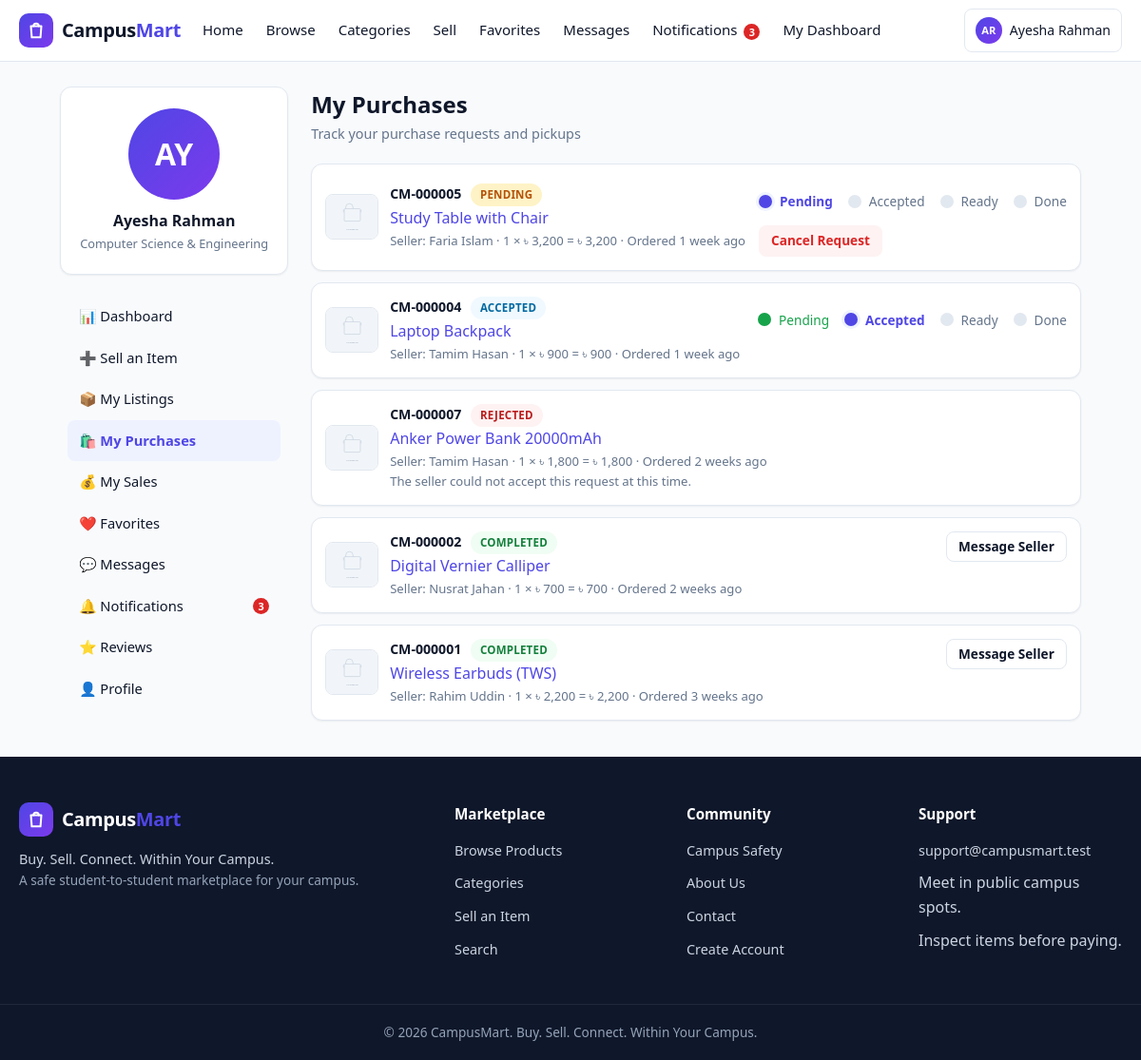
/user/purchases.php (signed in), run on the app's committed database.
### tables this page shows
CREATE TABLE users (
  id INT UNSIGNED NOT NULL AUTO_INCREMENT,
  full_name VARCHAR(100) NOT NULL,
  student_id VARCHAR(30) NOT NULL,
  email VARCHAR(150) NOT NULL,
  phone VARCHAR(20) DEFAULT NULL,
  password_hash VARCHAR(255) NOT NULL,
  department VARCHAR(100) DEFAULT NULL,
  batch VARCHAR(30) DEFAULT NULL,
  hall VARCHAR(100) DEFAULT NULL,
  profile_image VARCHAR(255) DEFAULT NULL,
  role ENUM('student','admin') NOT NULL DEFAULT 'student',
  status ENUM('active','suspended') NOT NULL DEFAULT 'active',
  is_verified TINYINT(1) NOT NULL DEFAULT 0,
  created_at DATETIME NOT NULL DEFAULT CURRENT_TIMESTAMP,
  updated_at DATETIME NOT NULL DEFAULT CURRENT_TIMESTAMP ON UPDATE CURRENT_TIMESTAMP,
  PRIMARY KEY (id),
  UNIQUE KEY uq_users_student_id (student_id),
  UNIQUE KEY uq_users_email (email),
  KEY idx_users_status (status),
  KEY idx_users_role (role)
);

CREATE TABLE orders (
  id INT UNSIGNED NOT NULL AUTO_INCREMENT,
  order_code VARCHAR(20) NOT NULL,
  buyer_id INT UNSIGNED NOT NULL,
  seller_id INT UNSIGNED NOT NULL,
  product_id INT UNSIGNED NOT NULL,
  quantity INT UNSIGNED NOT NULL DEFAULT 1,
  unit_price DECIMAL(10,2) NOT NULL,
  total_amount DECIMAL(10,2) NOT NULL,
  payment_method ENUM('cash','direct') NOT NULL DEFAULT 'cash',
  payment_status ENUM('pending','paid') NOT NULL DEFAULT 'pending',
  status ENUM('pending','accepted','ready','completed','rejected','cancelled') NOT NULL DEFAULT 'pending',
  pickup_location VARCHAR(200) DEFAULT NULL,
  pickup_time VARCHAR(150) DEFAULT NULL,
  status_history TEXT,
  created_at DATETIME NOT NULL DEFAULT CURRENT_TIMESTAMP,
  updated_at DATETIME NOT NULL DEFAULT CURRENT_TIMESTAMP ON UPDATE CURRENT_TIMESTAMP,
  completed_at DATETIME DEFAULT NULL,
  cancelled_at DATETIME DEFAULT NULL,
  PRIMARY KEY (id),
  UNIQUE KEY uq_orders_code (order_code),
  KEY idx_orders_buyer (buyer_id),
  KEY idx_orders_seller (seller_id),
  KEY idx_orders_product (product_id),
  KEY idx_orders_status (status),
  CONSTRAINT fk_orders_buyer FOREIGN KEY (buyer_id) REFERENCES users(id) ON DELETE RESTRICT,
  CONSTRAINT fk_orders_seller FOREIGN KEY (seller_id) REFERENCES users(id) ON DELETE RESTRICT,
  CONSTRAINT fk_orders_product FOREIGN KEY (product_id) REFERENCES products(id) ON DELETE RESTRICT,
  CONSTRAINT chk_orders_quantity CHECK (quantity > 0),
  CONSTRAINT chk_orders_total CHECK (total_amount >= 0)
);

CREATE TABLE products (
  id INT UNSIGNED NOT NULL AUTO_INCREMENT,
  seller_id INT UNSIGNED NOT NULL,
  category_id INT UNSIGNED NOT NULL,
  title VARCHAR(200) NOT NULL,
  description TEXT NOT NULL,
  price DECIMAL(10,2) NOT NULL,
  condition_label ENUM('New','Like New','Good','Fair','Used') NOT NULL DEFAULT 'Good',
  quantity INT UNSIGNED NOT NULL DEFAULT 1,
  location VARCHAR(150) NOT NULL,
  contact_preference ENUM('In-app message','Phone','Both') NOT NULL DEFAULT 'In-app message',
  status ENUM('draft','pending','approved','active','reserved','sold','expired','rejected','removed') NOT NULL DEFAULT 'pending',
  reject_reason VARCHAR(500) DEFAULT NULL,
  views INT UNSIGNED NOT NULL DEFAULT 0,
  expires_at DATETIME NOT NULL,
  created_at DATETIME NOT NULL DEFAULT CURRENT_TIMESTAMP,
  updated_at DATETIME NOT NULL DEFAULT CURRENT_TIMESTAMP ON UPDATE CURRENT_TIMESTAMP,
  PRIMARY KEY (id),
  KEY idx_products_seller (seller_id),
  KEY idx_products_category (category_id),
  KEY idx_products_status (status),
  KEY idx_products_created (created_at),
  KEY idx_products_price (price),
  KEY idx_products_expires (expires_at),
  FULLTEXT KEY ft_products_search (title, description),
  CONSTRAINT fk_products_seller FOREIGN KEY (seller_id) REFERENCES users(id) ON DELETE RESTRICT,
  CONSTRAINT fk_products_category FOREIGN KEY (category_id) REFERENCES categories(id) ON DELETE RESTRICT,
  CONSTRAINT chk_products_price CHECK (price >= 0),
  CONSTRAINT chk_products_quantity CHECK (quantity >= 0)
);

### user/purchases.php (the view, shortened to what the rows shown need)
<?php
require_once __DIR__ . '/../includes/init.php';
require_login();
$pdo = db();
$userId = current_user_id();
$st = $pdo->prepare(
    "SELECT o.*, p.title AS product_title, p.status AS product_status, p.contact_preference,
            u.full_name AS seller_name, u.status AS seller_status,
            (SELECT pi.image_path FROM product_images pi WHERE pi.product_id = o.product_id ORDER BY pi.is_primary DESC, pi.id ASC LIMIT 1) AS image_path
     FROM orders o
     JOIN products p ON p.id = o.product_id
     JOIN users u ON u.id = o.seller_id
     WHERE o.buyer_id = ?
     ORDER BY o.created_at DESC"
);
$st->execute([$userId]);
$orders = $st->fetchAll();
require __DIR__ . '/../includes/header.php';
?>
<div class="dash-wrap">
  <?php require __DIR__ . '/_sidebar.php'; ?>
  <main class="dash-main">
    <div class="dash-header">
      <div>
        <h1>My Purchases</h1>
      </div>
    </div>
    <?php if (empty($orders)): ?>
      <div class="card empty-state">
        <div class="empty-icon">🛍️</div>
        <h3>No purchases yet</h3>
        <p>When you request to buy an item, it will show up here.</p>
        <a class="btn btn-primary" href="<?= e(APP_BASE_URL . '/products.php') ?>">Browse Marketplace</a>
      </div>
    <?php else: ?>
      <?php foreach ($orders as $o): ?>
        <div class="card order-box">
          <div class="order-left">
            <img class="order-thumb" src="<?= e(image_url($o['image_path'])) ?>" alt="">
            <div>
              <div class="order-code"><?= e($o['order_code']) ?>
                <span class="badge badge-<?= e(order_status_class($o['status'])) ?>" style="margin-left:6px;"><?= e(order_status_label($o['status'])) ?></span>
              </div>
              <a href="<?= e(APP_BASE_URL . '/product-details.php?id=' . (int)$o['product_id']) ?>"><?= e($o['product_title']) ?></a>
              <div class="order-meta">
                Seller: <?= e($o['seller_name']) ?> · <?= (int)$o['quantity'] ?> × <?= e(format_price($o['unit_price'])) ?> = <?= e(format_price($o['total_amount'])) ?>
                · Ordered <?= e(time_ago($o['created_at'])) ?>
              </div>
              <?php if ($o['status'] === 'rejected'): ?>
                <div class="order-meta">The seller could not accept this request at this time.</div>
              <?php endif; ?>
            </div>
          </div>
          <div class="order-right">
            <?php if (in_array($o['status'], ['pending', 'accepted', 'ready'], true)): ?>
              <div class="status-track">
                <div class="status-step <?= $o['status'] === 'pending' ? 'active' : (in_array($o['status'], ['accepted','ready','completed']) ? 'done' : '') ?>"><span class="dot"></span>Pending</div>
                <div class="status-step <?= $o['status'] === 'accepted' ? 'active' : (in_array($o['status'], ['ready','completed']) ? 'done' : '') ?>"><span class="dot"></span>Accepted</div>
                <div class="status-step <?= $o['status'] === 'ready' ? 'active' : ($o['status'] === 'completed' ? 'done' : '') ?>"><span class="dot"></span>Ready</div>
                <div class="status-step <?= $o['status'] === 'completed' ? 'done' : '' ?>"><span class="dot"></span>Done</div>
              </div>
            <?php endif; ?>
            <div class="actions" style="justify-content:flex-end;">
              <?php if ($o['status'] === 'pending'): ?>
                <form method="post" action="purchases.php" style="display:inline;">
                  <button class="btn btn-danger-soft btn-sm" type="submit" data-confirm="Cancel this purchase request?">Cancel Request</button>
                </form>
              <?php endif; ?>
              <?php if ($o['status'] === 'completed' && $o['contact_preference'] !== 'Phone'): ?>
                <a class="btn btn-ghost btn-sm" href="<?= e(APP_BASE_URL . '/user/messages.php') ?>">Message Seller</a>
              <?php endif; ?>
            </div>
          </div>
        </div>
      <?php endforeach; ?>
    <?php endif; ?>
  </main>
</div>
<?php require __DIR__ . '/../includes/footer.php'; ?>

### includes/navbar.php (shortened to what the rows shown need)
<?php
$navUser = current_user();
function nav_initials(array $user): string
{
    $words = preg_split('/\s+/', trim($user['full_name']));
    $initials = '';
    foreach (array_slice($words ?: [], 0, 2) as $w) {
        $initials .= mb_substr($w, 0, 1);
    }
    return strtoupper($initials ?: 'U');
}
?>
<header class="navbar">
  <div class="nav-container">
    <nav class="nav-links" id="navLinks" aria-label="Main navigation">
      <ul class="nav-actions">
        <?php if (!$navUser): ?>
          <li><a class="btn btn-ghost btn-sm" href="<?= e(APP_BASE_URL . '/login.php') ?>">Login</a></li>
          <li><a class="btn btn-primary btn-sm" href="<?= e(APP_BASE_URL . '/register.php') ?>">Register</a></li>
        <?php else: ?>
          <li class="nav-user">
            <a class="user-chip" href="<?= e(APP_BASE_URL . ($navUser['role'] === 'admin' ? '/admin/dashboard.php' : '/user/profile.php')) ?>">
              <span class="avatar avatar-xs" data-initials="<?= e(nav_initials($navUser)) ?>"></span>
              <span class="user-name"><?= e($navUser['full_name']) ?></span>
            </a>
          </li>
        <?php endif; ?>
      </ul>
    </nav>
  </div>
</header>

### user/_sidebar.php (shortened to what the rows shown need)
<?php
$u = current_user();
?>
<aside class="dash-side">
  <div class="card dash-profile">
    <span class="avatar avatar-lg" data-initials="<?= e(strtoupper(substr($u['full_name'], 0, 2))) ?>">
    </span>
    <div class="name"><?= e($u['full_name']) ?></div>
    <div class="role"><?= e($u['department'] ?? 'Student') ?></div>
  </div>
</aside>

### data on the page
users: full_name "Ayesha Rahman", department "Computer Science & Engineering"
orders: order_code "CM-000005", status "PENDING", product.title "Study Table with Chair", seller.full_name "Faria Islam", quantity "1", unit_price "৳ 3,200", total_amount "৳ 3,200", created_at "1 week ago", shows "Pending"
orders: order_code "CM-000004", status "ACCEPTED", product.title "Laptop Backpack", seller.full_name "Tamim Hasan", quantity "1", unit_price "৳ 900", total_amount "৳ 900", created_at "1 week ago", shows "Pending"
orders: order_code "CM-000007", status "REJECTED", product.title "Anker Power Bank 20000mAh", seller.full_name "Tamim Hasan", quantity "1", unit_price "৳ 1,800", total_amount "৳ 1,800", created_at "2 weeks ago", shows "The seller could not accept this request at this time."
orders: order_code "CM-000002", status "COMPLETED", product.title "Digital Vernier Calliper", seller.full_name "Nusrat Jahan", quantity "1", unit_price "৳ 700", total_amount "৳ 700", created_at "2 weeks ago"
orders: order_code "CM-000001", status "COMPLETED", product.title "Wireless Earbuds (TWS)", seller.full_name "Rahim Uddin", quantity "1", unit_price "৳ 2,200", total_amount "৳ 2,200", created_at "3 weeks ago"

### other printed values
$navUnread "3"
$item[0] "📊"
$item[1] "Dashboard"
$item[0] "➕"
$item[1] "Sell an Item"
$item[0] "📦"
$item[1] "My Listings"
$item[0] "🛍️"
$item[1] "My Purchases"
$item[0] "💰"
$item[1] "My Sales"
$item[0] "❤️"
$item[1] "Favorites"
$item[0] "💬"
$item[1] "Messages"
